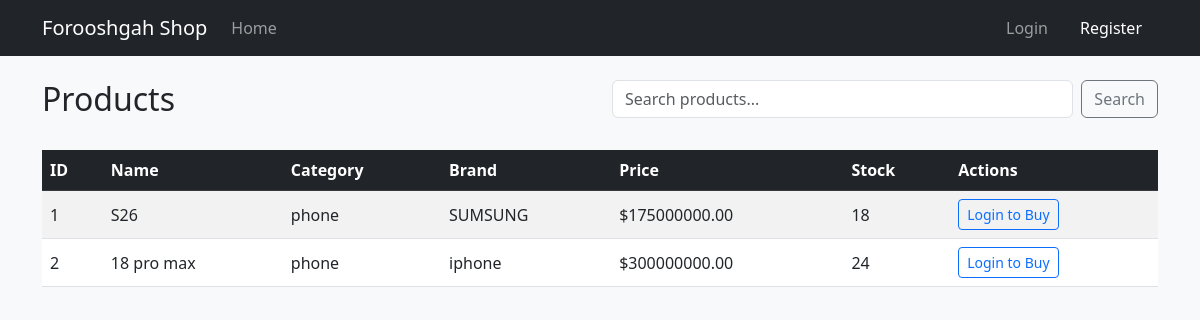
The page / on the database its author committed.
### models.py (models this page shows)
class BaseModel(Model):
    class Meta:
        database = db

class Product(BaseModel):
    name = CharField()
    price = FloatField()
    stock = IntegerField()
    category = CharField(null=True)
    brand = CharField(null=True)
    is_active = BooleanField(default=True)

### app.py (the view)
@app.route('/')
def index():
    query = request.args.get('q', '')
    if query:
        products = Product.select().where(Product.name.contains(query))
    else:
        products = Product.select()
    return render_template('index.html', products=products, query=query)

### app.py (called while the page is built)
@app.before_request
def before_request():
    db.connect()

@app.teardown_request
def teardown_request(exc):
    if not db.is_closed():
        db.close()

### templates/index.html (shortened to what this page needs)
{% extends 'base.html' %}
{% block content %}
<div class="row mb-4">
    <div class="col-md-6">
        <h2>Products</h2>
    </div>
    <div class="col-md-6">
        <form method="GET" action="{{ url_for('index') }}" class="d-flex">
            <input type="text" name="q" class="form-control me-2" placeholder="Search products..." value="{{ request.args.get('q', '') }}">
            <button type="submit" class="btn btn-outline-secondary">Search</button>
        </form>
    </div>
</div>
<div class="table-responsive">
    <table class="table table-striped table-hover align-middle">
        <thead class="table-dark">
            <tr>
                <th>ID</th>
                <th>Name</th>
                <th>Category</th>
                <th>Brand</th>
                <th>Price</th>
                <th>Stock</th>
                <th>Actions</th>
            </tr>
        </thead>
        <tbody>
            {% for product in products %}
            <tr>
                <td>{{ product.id }}</td>
                <td>{{ product.name }}</td>
                <td>{{ product.category or '-' }}</td>
                <td>{{ product.brand or '-' }}</td>
                <td>${{ "%.2f"|format(product.price) }}</td>
                <td>{{ product.stock }}</td>
                <td>
                    {% if session.get('user_id') %}
                        {% if product.stock > 0 %}
                            <form action="{{ url_for('create_order', product_id=product.id) }}" method="POST" class="d-inline-flex align-items-center">
                                <input type="number" name="quantity" value="1" min="1" max="{{ product.stock }}" class="form-control form-control-sm me-1" style="width: 60px;">
                                <button type="submit" class="btn btn-sm btn-primary">Buy</button>
                            </form>
                        {% else %}
                            <span class="badge bg-secondary">Out of Stock</span>
                        {% endif %}
                    {% else %}
                        <a href="{{ url_for('login') }}" class="btn btn-sm btn-outline-primary">Login to Buy</a>
                    {% endif %}
                </td>
            </tr>
            {% else %}
            <tr>
                <td colspan="7" class="text-center text-muted">No products found.</td>
            </tr>
            {% endfor %}
        </tbody>
    </table>
</div>
{% endblock %}

### rows shown on the page
Product: id "1", name "S26", category "phone", brand "SUMSUNG", price "175000000.00", stock "18"
Product: id "2", name "18 pro max", category "phone", brand "iphone", price "300000000.00", stock "24"
